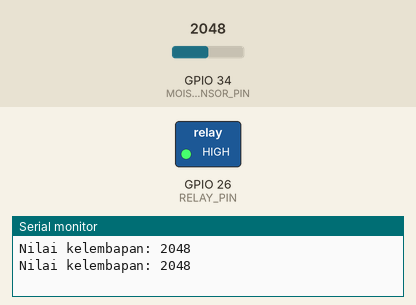
This sketch was run on a simulated ESP32. Parts: switched loads named in the sketch (green lamp = pin HIGH), the last lines printed to the serial monitor. Inputs (shaded band) come from the test bench; at power-on: GPIO 34 (MOISTURE_SENSOR_PIN) = 2048.

Above: at 1.8 s.
1.9 s: GPIO 34 (MOISTURE_SENSOR_PIN) set to 2941
3.4 s: GPIO 34 (MOISTURE_SENSOR_PIN) set to 3059
At 4.7 s:
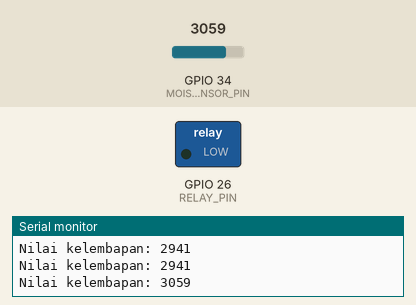
5.5 s: GPIO 34 (MOISTURE_SENSOR_PIN) set to 2960
At 7.2 s:
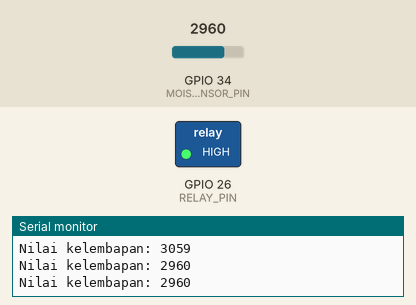
7.5 s: GPIO 34 (MOISTURE_SENSOR_PIN) set to 3040
At 9.0 s:
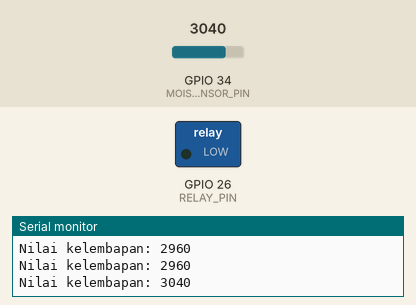
Timing chart, 0 to 10.5 s (numbered marks = the images above; inputs shaded):
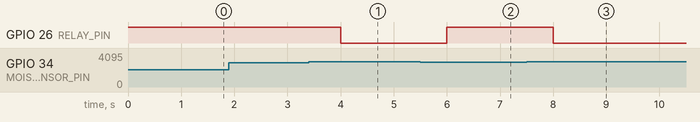

Measured:
- the behaviour switches between 2999 and 3000 on GPIO 34 (MOISTURE_SENSOR_PIN) (found by bisection; images 0 and 1)
- after the input at 3.4 s, GPIO 26 (RELAY_PIN): HIGH → LOW after 0.60 s
- after the input at 5.5 s, GPIO 26 (RELAY_PIN): LOW → HIGH after 0.50 s
- after the input at 7.5 s, GPIO 26 (RELAY_PIN): HIGH → LOW after 0.50 s

The sketch:

FINAL_CODE.ino
```cpp
const int MOISTURE_SENSOR_PIN = 34;
const int RELAY_PIN = 26;
const int threshold = 3000;

void setup() {
  Serial.begin(115200);
  pinMode(RELAY_PIN, OUTPUT);
  digitalWrite(RELAY_PIN, HIGH);

}

void loop() {
  int sensorValue = analogRead(MOISTURE_SENSOR_PIN);
  Serial.print("Nilai kelembapan: ");
  Serial.println(sensorValue);

  if (sensorValue >= threshold) {
    digitalWrite(RELAY_PIN, LOW);

  } else {

    digitalWrite(RELAY_PIN, HIGH);
  }

  delay(1000);
}
```
